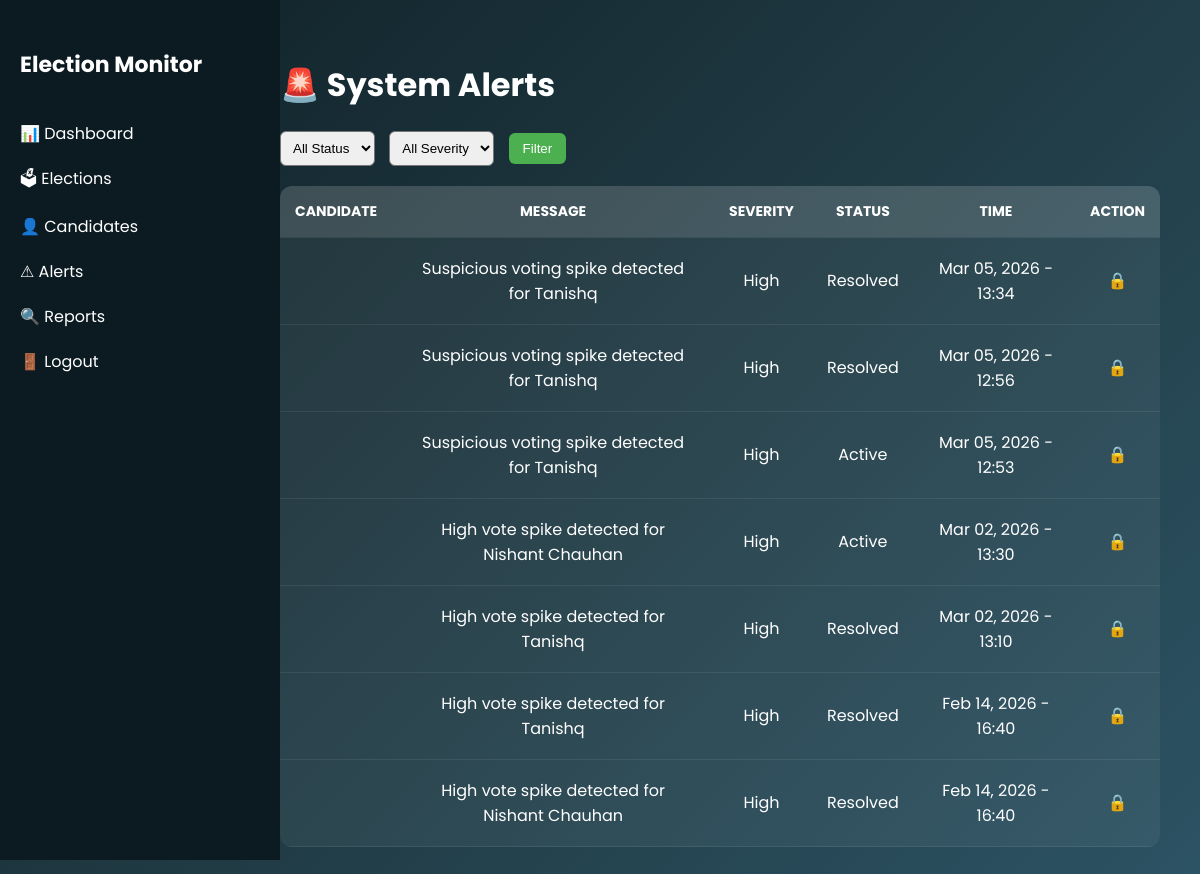
Screenshot of /alerts/ (signed in) with the database file from the repository.
### core/models.py (models this page shows, shortened)
class Alert(models.Model):
    anomaly = models.ForeignKey(Anomaly, on_delete=models.CASCADE)
    message = models.CharField(max_length=255)
    severity = models.CharField(max_length=20, default="High")
    created_at = models.DateTimeField(auto_now_add=True)
    status = models.CharField(max_length=20, default="Active")

### core/views.py (the view)
# urls.py: path("alerts/", alerts_page, name="alerts"),
@login_required
def alerts_page(request):
    alerts = Alert.objects.all().order_by('-created_at')
    status_filter = request.GET.get('status')
    severity_filter = request.GET.get('severity')
    if status_filter and status_filter != "All":
        alerts = alerts.filter(status=status_filter)
    if severity_filter and severity_filter != "All":
        alerts = alerts.filter(severity=severity_filter)
    is_admin = request.user.groups.filter(name='Admin').exists()
    context = {
        "alerts": alerts,
        "is_admin": is_admin,
        "selected_status": status_filter,
        "selected_severity": severity_filter
    }
    return render(request, "alerts.html", context)

### core/templates/alerts.html (shortened to what this page needs)
{% load static %}
<!DOCTYPE html>
<html>
<head>
    <link rel="stylesheet" href="{% static 'core/css/dashboard.css' %}">
</head>
<body>
<div class="sidebar">
    <h2>Election Monitor</h2>
    <ul>
        <li><a href="{% url 'dashboard' %}">📊 Dashboard</a></li>
        <li>🗳 Elections</li>
        <li>👤 Candidates</li>
        <li class="active">⚠ Alerts</li>
        <li>🔍 Reports</li>
        <li><a href="{% url 'logout' %}">🚪 Logout</a></li>
    </ul>
</div>
<div class="main">
    <div class="topbar">
        <h1>🚨 System Alerts</h1>
    </div>
    <div class="filter-box">
<form method="get">
<select name="status">
<option value="All">All Status</option>
</select>
<select name="severity">
<option value="All">All Severity</option>
</select>
<button type="submit">Filter</button>
</form>
</div>
    <div class="table-wrapper">
        <table class="vote-table">
            <thead>
                <tr>
                    <th>Candidate</th>
                    <th>Message</th>
                    <th>Severity</th>
                    <th>Status</th>
                    <th>Time</th>
                    <th>Action</th>
                </tr>
            </thead>
            <tbody>
                {% for alert in alerts %}
                <tr>
                    <td>{{ alert.candidate.name }}</td>
                    <td>{{ alert.message }}</td>
                    <td>{{ alert.severity }}</td>
                    <td>{{ alert.status }}</td>
                    <td>{{ alert.created_at|date:"M d, Y - H:i" }}</td>
                    <td>
                        {% if is_admin %}
                            {% if alert.status == "Active" %}
                                <a href="{% url 'resolve_alert' alert.id %}" class="resolve-btn">
                                    Resolve
                                </a>
                            {% else %}
                                ✔
                            {% endif %}
                        {% else %}
                            🔒
                        {% endif %}
                    </td>
                </tr>
                {% empty %}
                <tr>
                    <td colspan="6" style="text-align:center;">
                        No alerts found
                    </td>
                </tr>
                {% endfor %}
            </tbody>
        </table>
    </div>
</div>
</body>
</html>

### core/static/core/css/dashboard.css (style rules this page uses)
body { margin: 0; font-family: 'Poppins', sans-serif; display: flex; min-height: 100vh; background: linear-gradient(135deg, #0f2027, #203a43, #2c5364); color: white; }
.sidebar { width: 240px; background: #0c1b22; padding: 30px 20px; position: fixed; height: 100vh; }
.sidebar h2 { margin-bottom: 40px; font-size: 22px; }
.sidebar ul { list-style: none; padding: 0; }
.sidebar ul li { margin-bottom: 20px; transition: 0.3s; }
.sidebar ul li a, .sidebar ul li { color: white; text-decoration: none; font-size: 16px; }
.main { margin-left: 240px; padding: 40px; width: calc(100% - 240px); }
.vote-table { width: 100%; border-collapse: collapse; background: rgba(255, 255, 255, 0.05); border-radius: 12px; overflow: hidden; }
.vote-table th { background: rgba(255, 255, 255, 0.12); padding: 15px; text-transform: uppercase; font-size: 14px; }
.vote-table td { padding: 18px; text-align: center; }
.vote-table tr { border-bottom: 1px solid rgba(255,255,255,0.08); transition: 0.2s; }
.filter-box { margin:20px 0; }
.filter-box select { padding:8px; margin-right:10px; border-radius:6px; }
.filter-box button { padding:8px 14px; border:none; background:#4CAF50; color:white; border-radius:6px; cursor:pointer; }

### rows the page displays
Alert: message "Suspicious voting spike detected for Tanishq", severity "High", status "Resolved", created_at "Mar 05, 2026 - 13:34"
Alert: message "Suspicious voting spike detected for Tanishq", severity "High", status "Resolved", created_at "Mar 05, 2026 - 12:56"
Alert: message "Suspicious voting spike detected for Tanishq", severity "High", status "Active", created_at "Mar 05, 2026 - 12:53"
Alert: message "High vote spike detected for Nishant Chauhan", severity "High", status "Active", created_at "Mar 02, 2026 - 13:30"
Alert: message "High vote spike detected for Tanishq", severity "High", status "Resolved", created_at "Mar 02, 2026 - 13:10"
Alert: message "High vote spike detected for Tanishq", severity "High", status "Resolved", created_at "Feb 14, 2026 - 16:40"
Alert: message "High vote spike detected for Nishant Chauhan", severity "High", status "Resolved", created_at "Feb 14, 2026 - 16:40"
